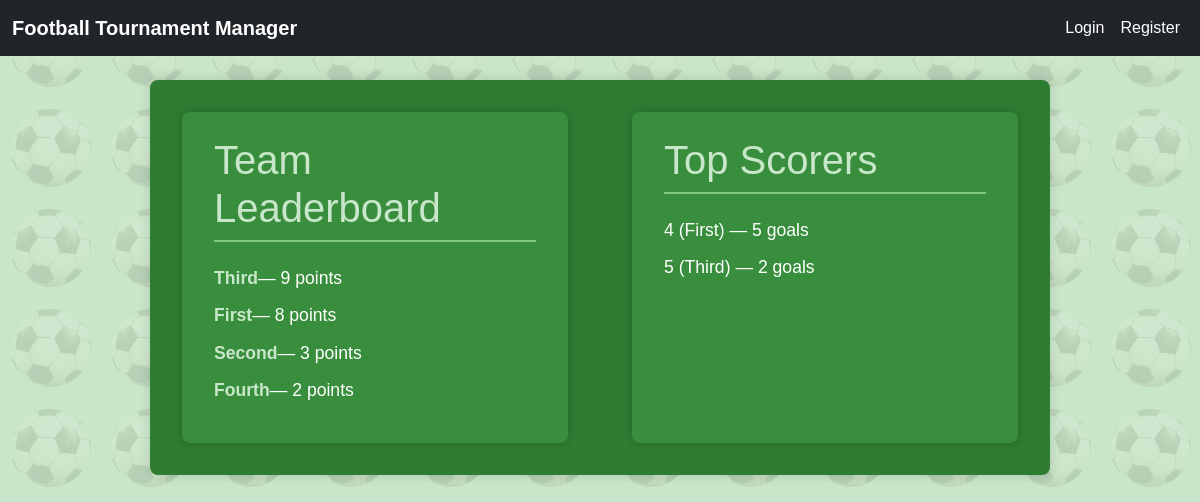
Page /tournament/24/leaderboard/ on the earlier database version.
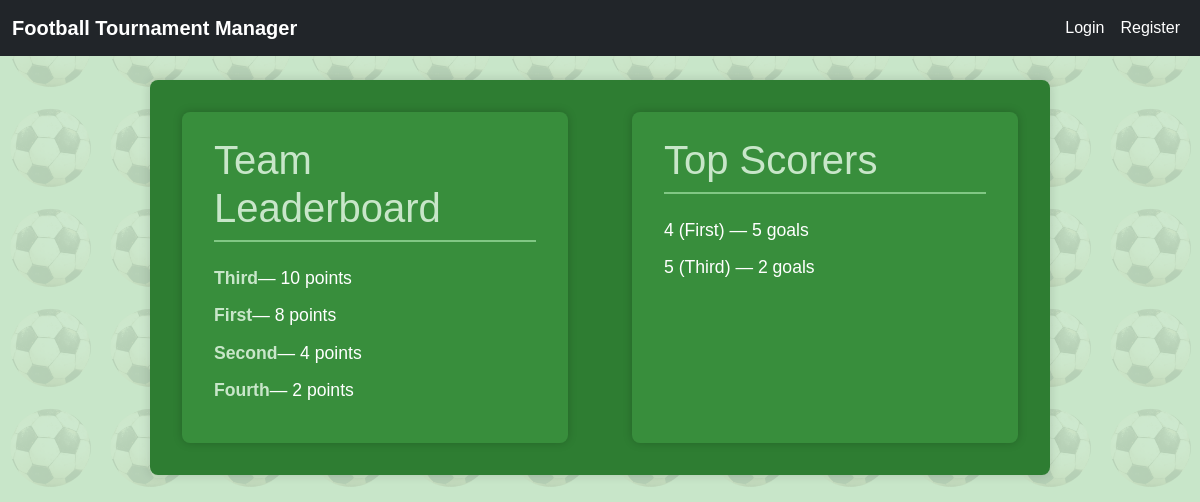
Same page on the later database version.
### tournamentapp/models.py (models this page shows, shortened)
class Team(models.Model):
    name = models.CharField(
        max_length=100,
        verbose_name="Team Name",
        )
    tournament = models.ForeignKey(
        Tournament,
        on_delete=models.CASCADE,
        related_name='teams'
    )
    logo = models.ImageField(
        upload_to='team_logos/',
        blank=True,
        null=True,
        verbose_name="Team Logo",
        )
    tournament_points = models.PositiveIntegerField(
        default=0,
        verbose_name="Tournament Points",
        )
    match_points = models.PositiveIntegerField(
        default=0,
        verbose_name="Match Points",
        )
    class Meta:
        unique_together = ('name', 'tournament')

### tournamentapp/views.py (the view, shortened to what this page needs)
# urls.py: path('tournament/<int:tournament_id>/leaderboard/', LeaderboardView.as_view(), name='leaderboard'),
class LeaderboardView(TemplateView):
    template_name = 'matches/leaderboard.html'
    def get_context_data(self, **kwargs):
        context = super().get_context_data(**kwargs)
        tournament_id = self.kwargs.get('tournament_id')
        tournament = get_object_or_404(Tournament, id=tournament_id)
        players = Player.objects.filter(
            team__tournament=tournament,
            goals__gt=0
        ).order_by('-goals')[:10]
        context['players'] = players
        teams = list(Team.objects.filter(tournament=tournament))
        points_groups = {}
        for team in teams:
            points_groups.setdefault(team.tournament_points, []).append(team)
        sorted_teams = []
        for points in sorted(points_groups.keys(), reverse=True):
            group = points_groups[points]
            if len(group) == 1:
                sorted_teams.extend(group)
                continue
        context['teams'] = sorted_teams
        context['tournament'] = tournament
        return context

### tournamentapp/context_processors.py (called while the page is built)
def current_tournament(request):
    tournament = Tournament.objects.first()
    return {'tournament': tournament}

### tournamentapp/templates/matches/leaderboard.html
{% extends 'base.html' %}
{% block content %}
<div class="leaderboard-container">
  <div class="leaderboard-column">
    <h1>Team Leaderboard</h1>
    {% if teams %}
        <ol>
        {% for team in teams %}
            <li>
                <a href="{% url 'team-detail' tournament.id team.pk %}">
                {{ team.name }}
                </a> — {{ team.tournament_points }} point{{ team.tournament_points|pluralize }}
            </li>
        {% endfor %}
        </ol>
    {% else %}
        <p>No teams available.</p>
    {% endif %}
  </div>
  <div class="leaderboard-column">
    <h1>Top Scorers</h1>
    {% if players %}
        <ol>
        {% for player in players %}
            <li>
                {{ player.name }} ({{ player.team.name }}) — {{ player.goals }} goal{{ player.goals|pluralize }}
            </li>
        {% endfor %}
        </ol>
    {% else %}
        <p>No goals recorded yet.</p>
    {% endif %}
  </div>
</div>
{% endblock %}

Differences in the rows shown:
changed Team "Third": tournament_points "9" → "10"
changed Team "Second": tournament_points "3" → "4"
